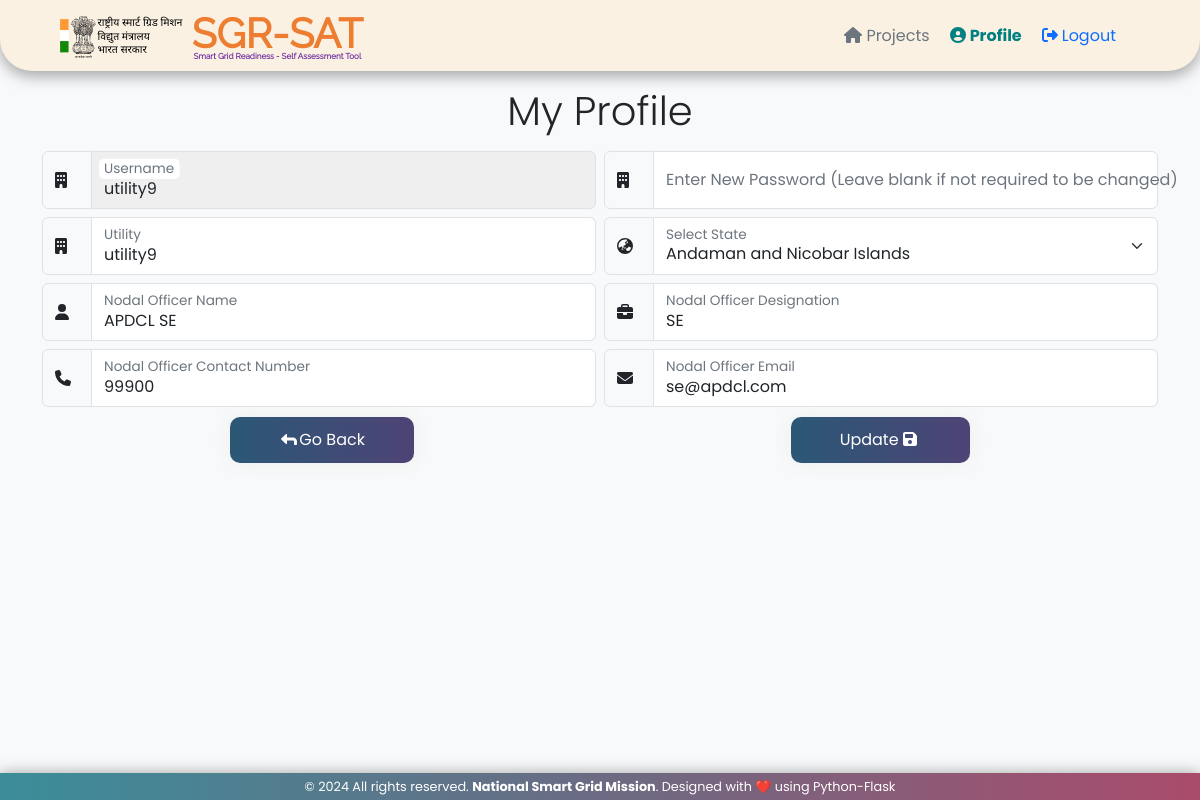
Page /profile (signed in) on the committed database.
### tables this page shows
CREATE TABLE users (
	"userid"	INTEGER PRIMARY KEY AUTOINCREMENT,
	"usertype"	TEXT,
	"username"	TEXT,
	"password"	TEXT,
	"utility"	TEXT,
	"state"	TEXT,
	"nodalname"	TEXT,
	"nodaldesig"	TEXT,
	"nodaltel"	TEXT,
	"nodalemail"	TEXT,
	"date"	DATETIME DEFAULT (DATETIME('now', 'localtime'))
	);

### sgrsat.py (the view, shortened to what this page needs)
@app.route("/profile", methods = ["GET", "POST"])
def profile():
	if ('logged_in' not in session) or (session['logged_in'] != True):
		flash('Session timeout. Please login again', 'info')
		return redirect(url_for("login"))
	username = session['username']
	conn = sql.connect(DATABASE)
	conn.row_factory = sql.Row
	cur = conn.cursor()
	user = cur.execute("SELECT * FROM users WHERE username = ? AND usertype = ? ", (username,'utility')).fetchone()
	with open("static/defdata/states.json", encoding="utf-8") as file:
		states = json.load(file)
	return render_template("profile.html", user = user, states = states)

### sgrsat.py (called while the page is built)
@app.before_request
def before_request():
	session.permanent = False
	app.permanent_session_lifetime = timedelta(minutes=10)

### templates/profile.html (shortened to what this page needs)
<!DOCTYPE html>
<html lang="en">
	<head>
		<link rel="stylesheet" type="text/css" href="/static/css/bootstrap-5.3.2.min.css">
		<link rel="stylesheet" type="text/css" href="/static/css/fontawesome-6.5.2.all.min.css">
		<link rel="stylesheet" type="text/css" href="/static/css/sgrsat.css">
	</head>
	<body class="bg-body-tertiary">
		<nav class="navbar navbar-expand-lg rounded-5 rounded-top-0">
			<div class="container-fluid mx-lg-5">
				<a class="navbar-brand py-0" href="{{url_for('projects')}}"><img src="/static/images/logo-hi.svg" style="max-width: 125px;" alt="NSGM Logo"> <img src="/static/images/sgrsatlogo.svg" style="max-width: 175px;" alt="SGRSAT Logo"></a>
				<div class="collapse navbar-collapse text-center" id="navbar">
					<ul class="navbar-nav me-3 ms-auto">
						<li class="nav-item"><a class="nav-link text-secondary" href="{{url_for('projects')}}"><i class="fa-solid fa-home mx-1"></i>Projects</a></li>
						<li class="nav-item"><a class="nav-link text-secondary active" href="{{url_for('profile')}}"><i class="fa-solid fa-circle-user mx-1"></i>Profile</a></li>
						<li class="nav-item"><a class="nav-link text-primary" href="{{url_for('logout')}}"><i class="fa-solid fa-right-from-bracket mx-1"></i>Logout</a></li>
					</ul>
				</div>
			</div>
		</nav>
		<form method="POST">
			<div class="container mt-3">
				<div class="display-6 text-center m-3">My Profile</div>
				<div class="row g-2">
					<div class="col-md-6">
						<div class="input-group">
							<span class="input-group-text"><i class="fa-solid fa-building"></i></span>
							<div class="form-floating">
								<input type="text" class="form-control disabled" name="username" id="username" placeholder="Username" value="{{user.username}}">
								<label for="username" class="text-secondary">Username</label>
							</div>
						</div>
					</div>
					<div class="col-md-6">
						<div class="input-group">
							<span class="input-group-text"><i class="fa-solid fa-building"></i></span>
							<div class="form-floating">
								<input type="password" class="form-control" name="password" id="password" placeholder="Enter New Password (Leave blank if not required to be changed)">
								<label for="password" class="text-secondary">Enter New Password (Leave blank if not required to be changed)</label>
							</div>
						</div>
					</div>
					<div class="col-md-6">
						<div class="input-group">
							<span class="input-group-text"><i class="fa-solid fa-building"></i></span>
							<div class="form-floating">
								<input type="text" class="form-control" name="utility" id="utility" placeholder="Utility" value="{{user.utility}}">
								<label for="utility" class="text-secondary">Utility</label>
							</div>
						</div>
					</div>
					<div class="col-md-6">
						<div class="input-group">
							<span class="input-group-text"><i class="fa-solid fa-earth-asia"></i></span>
							<div class="form-floating">
								<select class="form-select" name="state" id="state">
									<option selected value="{{user.state}}">{{user.state}}</option>
								</select>
								<label for="state" class="text-secondary">Select State</label>
							</div>
						</div>
					</div>
					<div class="col-md-6">
						<div class="input-group">
							<span class="input-group-text"><i class="fa-solid fa-user"></i></span>
							<div class="form-floating">
								<input type="text" class="form-control" name="nodalname" id="nodalname" placeholder="Nodal Officer Name" value="{{user.nodalname}}">
								<label for="nodalname" class="text-secondary">Nodal Officer Name</label>
							</div>
						</div>
					</div>
					<div class="col-md-6">
						<div class="input-group">
							<span class="input-group-text"><i class="fa-solid fa-briefcase"></i></span>
							<div class="form-floating">
								<input type="text" class="form-control" name="nodaldesig" id="nodaldesig" placeholder="Nodal Officer Designation" value="{{user.nodaldesig}}">
								<label for="nodaldesig" class="text-secondary">Nodal Officer Designation</label>
							</div>
						</div>
					</div>
					<div class="col-md-6">
						<div class="input-group">
							<span class="input-group-text"><i class="fa-solid fa-phone"></i></span>
							<div class="form-floating">
								<input type="tel" class="form-control" name="nodaltel" id="nodaltel" placeholder="Nodal Officer Contact Number" value="{{user.nodaltel}}">
								<label for="nodaltel" class="text-secondary">Nodal Officer Contact Number</label>
							</div>
						</div>
					</div>
					<div class="col-md-6">
						<div class="input-group">
							<span class="input-group-text"><i class="fa-solid fa-envelope"></i></span>
							<div class="form-floating">
								<input type="email" class="form-control" name="nodalemail" id="nodalemail" placeholder="Nodal Officer Email" value="{{user.nodalemail}}">
								<label for="nodalemail" class="text-secondary">Nodal Officer Email</label>
							</div>
						</div>
					</div>
				</div>
				<div class="d-flex justify-content-around">
					<a class="btn btn-grad px-5" href="{{url_for('projects')}}"><i class="fa-solid fa-turn-up fa-rotate-270 mx-1"></i>Go Back</a>
					<button class="btn btn-grad px-5" type="submit">Update<i class="fa-solid fa-floppy-disk mx-1"></i></button>
				</div>
			</div>
		</form>
		<div class="footer">
			<footer class="sticky-bottom text-white text-center">
				<p class="m-1">&copy; 2024 All rights reserved. <strong>National Smart Grid Mission</strong>. Designed with ❤️ using Python-Flask</p>
			</footer>
		</div>
	</body>
</html>

### static/css/sgrsat.css (style rules this page uses)
body { font-family: "Poppins", sans-serif; }
.navbar { background: #faf1e3; box-shadow: rgba(0, 0, 0, 0.35) 0px 5px 15px; }
a { transition: .3s all ease; }
a, a:hover { text-decoration: none !important; }
.navbar-nav .nav-item .active { color: #008080 !important; font-weight: bold; }
.navbar-nav .nav-item { cursor: pointer; }
.btn { text-align: center; box-shadow: 0 0 20px #eee; color: white; border-radius: 10px; display: block; min-width: 100px; }
.btn-grad { background-image: linear-gradient(to right, #2b5876 0%, #4e4376 51%, #2b5876 100%); margin: 10px; padding: 10px; transition: 0.5s; background-size: 200% auto; }
ul { margin: 0; }
.input-group-text { width: 50px; text-align: center; }
.disabled { background: #efefef; pointer-events: none; }
.footer { font-size: 0.8rem; box-shadow: rgba(0, 0, 0, 0.35) 0px 0px 15px; background: linear-gradient(to left, #aa4b6b, #6b6b83, #3b8d99); bottom: 0; clear: both; position: fixed; width: 100%; }

### rows in the picture
users: username "utility9", utility "utility9", nodalname "APDCL SE", nodaldesig "SE", nodaltel "99900", nodalemail "se@apdcl.com"
